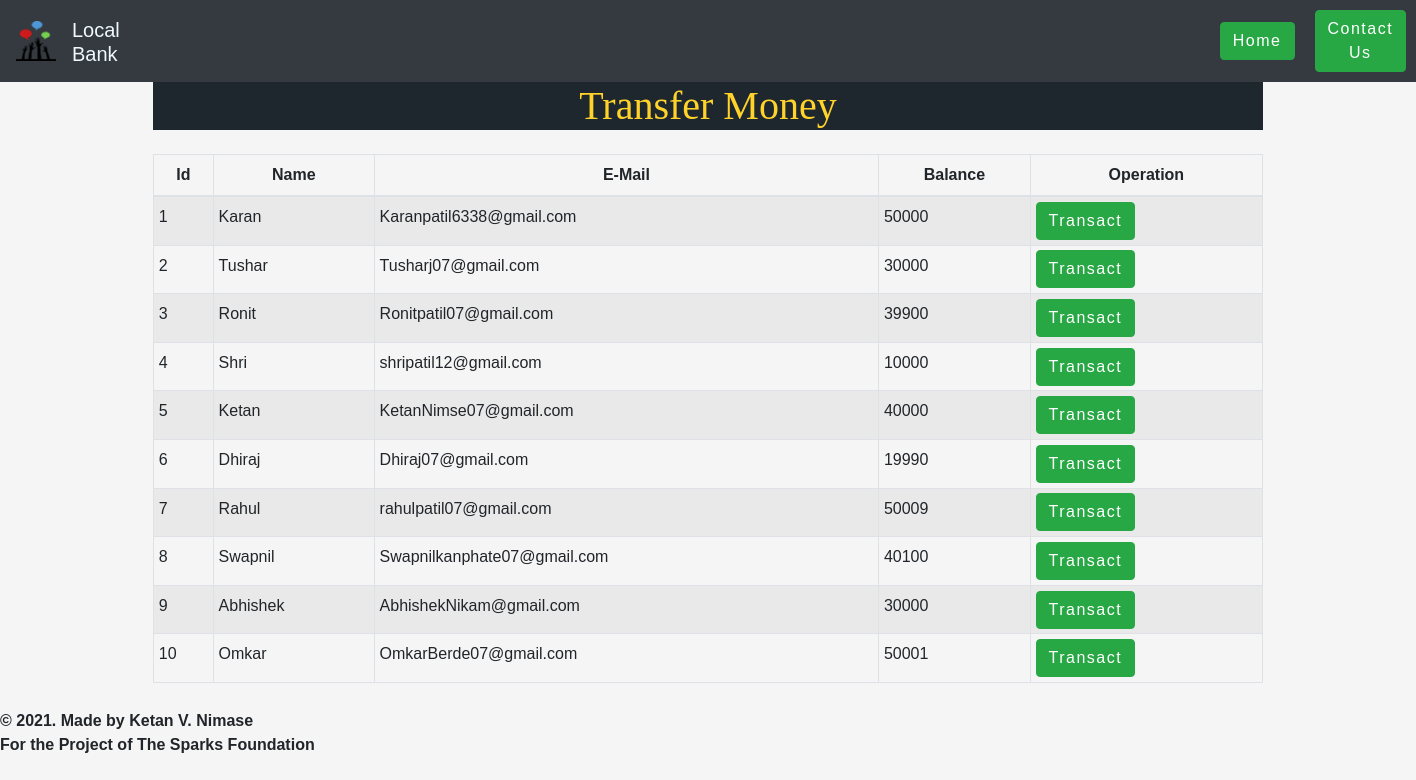
The page /transfer_money.php on the database its author committed.
### tables this page shows
CREATE TABLE `users` (
  `id` int(3) NOT NULL,
  `name` text NOT NULL,
  `email` varchar(30) NOT NULL,
  `balance` int(8) NOT NULL
);

### transfer_money.php (the view, shortened to what this page needs)
<?php
    include 'config.php';
    $sql = "SELECT * FROM users";
    $result = mysqli_query($conn,$sql);
?>
<?php
  include 'nav.php';
?>
<div class="container">
        <h1  style="text-align: center;" >Transfer Money</h1>
        <br>
            <div class="row">
                <div class="col">
                    <div class="table-responsive-sm">
                    <table class="table table-hover table-sm table-striped table-condensed table-bordered">
                        <thead>
                            <tr>
                            <th scope="col" class="text-center py-2">Id</th>
                            <th scope="col" class="text-center py-2">Name</th>
                            <th scope="col" class="text-center py-2">E-Mail</th>
                            <th scope="col" class="text-center py-2">Balance</th>
                            <th scope="col" class="text-center py-2">Operation</th>
                            </tr>
                        </thead>
                        <tbody>
                <?php
                    while($rows=mysqli_fetch_assoc($result)){
                ?>
                    <tr>
                        <td class="py-2"><?php echo $rows['id'] ?></td>
                        <td class="py-2"><?php echo $rows['name']?></td>
                        <td class="py-2"><?php echo $rows['email']?></td>
                        <td class="py-2"><?php echo $rows['balance']?></td>
                        <td><a href="viewallusers.php?id= <?php echo $rows['id'] ;?>"> <button type="button" class="btn btn-success">Transact</button></a></td>
                    </tr>
                <?php
                    }
                ?>
                        </tbody>
                    </table>
                    </div>
                </div>
            </div>
         </div>
<?php include('footer.php'); ?>
</body>
</html>

### css/style.css (style rules this page uses)
* { padding: 0; margin: 0; box-sizing: border-box; font-family: sans-serif; }
body { background-color: whitesmoke; }
button { border:none; border-radius: 8px; padding: 10px; background:rgb(30, 30, 30); color:white; letter-spacing: 1.5px; font-size: 15px; transition: 0.5s; }
h1 { background-color:#1e272e; cursor: pointer; color: #ffd32a; text-align: center; height: 70px; margin-bottom: 0 !important; border: 0 !important; height: auto; transform: 1s; font-family: 'Suez One', serif; }

### rows shown on the page
users: id "1", name "Karan", email "Karanpatil6338@gmail.com", balance "50000"
users: id "2", name "Tushar", email "Tusharj07@gmail.com", balance "30000"
users: id "3", name "Ronit", email "Ronitpatil07@gmail.com", balance "39900"
users: id "4", name "Shri", email "shripatil12@gmail.com", balance "10000"
users: id "5", name "Ketan", email "KetanNimse07@gmail.com", balance "40000"
users: id "6", name "Dhiraj", email "Dhiraj07@gmail.com", balance "19990"
users: id "7", name "Rahul", email "rahulpatil07@gmail.com", balance "50009"
users: id "8", name "Swapnil", email "Swapnilkanphate07@gmail.com", balance "40100"
users: id "9", name "Abhishek", email "AbhishekNikam@gmail.com", balance "30000"
users: id "10", name "Omkar", email "OmkarBerde07@gmail.com", balance "50001"
